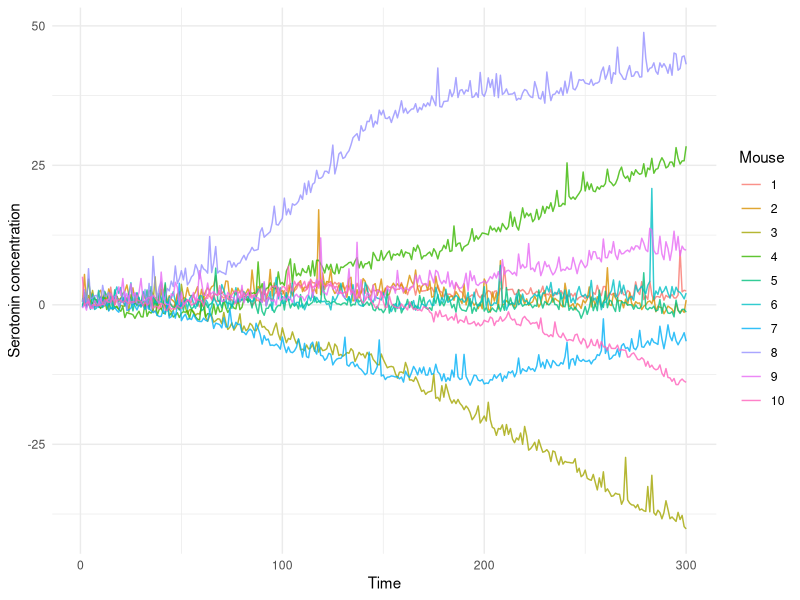

This figure's R source:

library(ggplot2)

# true model  -------------------------------------------------------------

set.seed(123)

#parameters 
n_mice = 10
T = 300
P = 50 # seasonal period

sigma_trend_global = 0.02
sigma_obs = 0.5

data = list()

for(i in 1:n_mice){
  
  #mouse-specific parameters 
  sigma_trend = abs(rnorm(1,0,sigma_trend_global))
  A = rnorm(1,0.5, 0.1)
  phi = runif(1,0,2*pi)
  p_spike = runif(1,0.1, 0.8)
  
  # latent states
  mu = numeric(T)
  v = numeric(T)
  mu[1] = 0 
  v[1] = 0 
  
  for(t in 2:T){
    v[t] = v[t-1] + rnorm(1,0,sigma_trend)
    mu[t] = mu[t-1] + v[t]
  }
  
  # seasonality 
  s = A * sin(2*pi*(1:T)/P + phi)
  
  # spikes 
  spikes = rbinom(T,1,p_spike) * rlnorm(T,0,0.8)
  
  # observed data
  y = mu + s + spikes + rnorm(T,0,sigma_obs)
   
  data[[i]] = data.frame(
    mouse = i, 
    time = 1:T, 
    y = y
  )
}
print(data)

sim_data = do.call(rbind, data)


ggplot(sim_data, aes(x = time, y = y, color = factor(mouse))) +
  geom_line(alpha = 0.8) +
  labs(
    x = "Time",
    y = "Serotonin concentration",
    color = "Mouse"
  ) +
  theme_minimal()



# state space models  -----------------------------------------------------

# GP regression 
